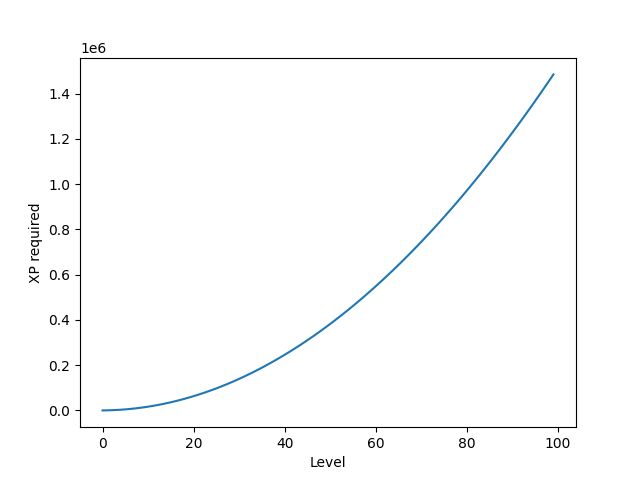

Generate this figure with Python:
import matplotlib.pyplot as plt


def get_req_xp(level: int):
    return 150 * (pow(level, 2) + level)

plot_points = [get_req_xp(x) for x in range(100)]
plt.plot(plot_points)

plt.xlabel("Level")
plt.ylabel("XP required")
plt.show()
